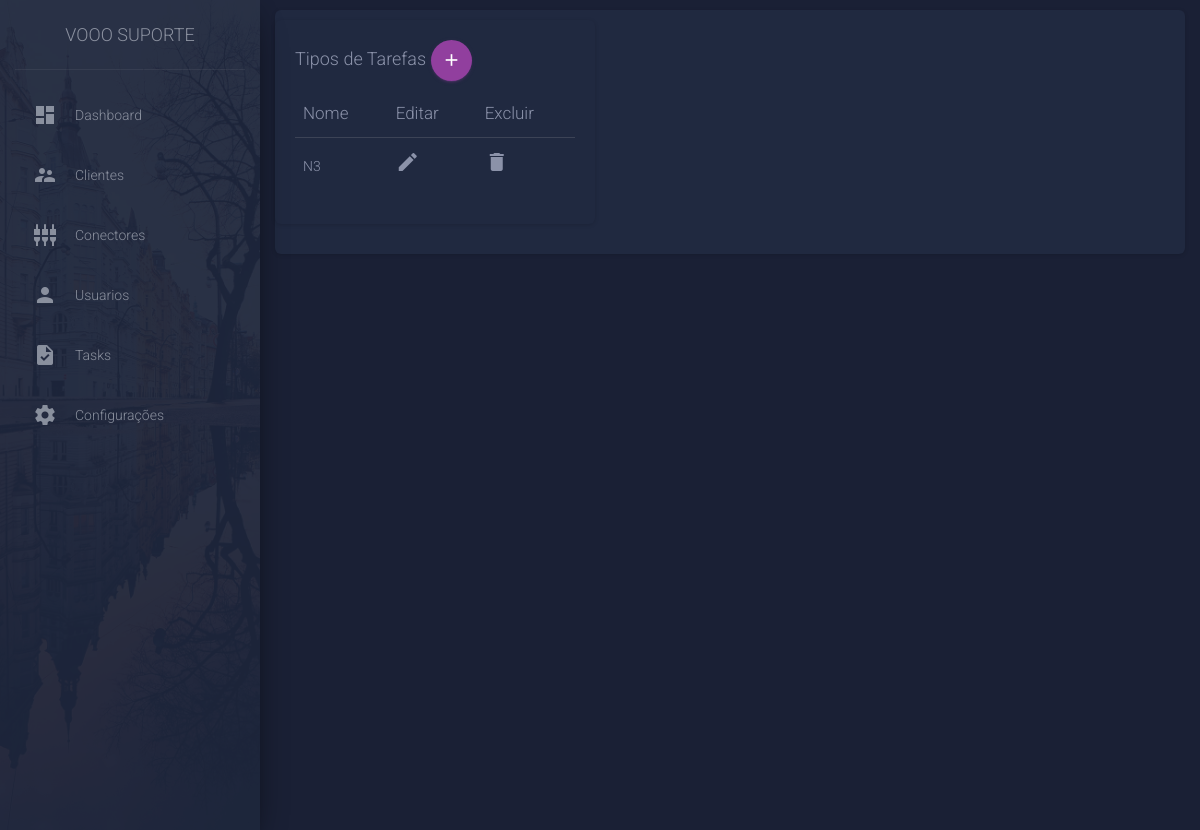
/settings/, run on an earlier commit of the app's database.
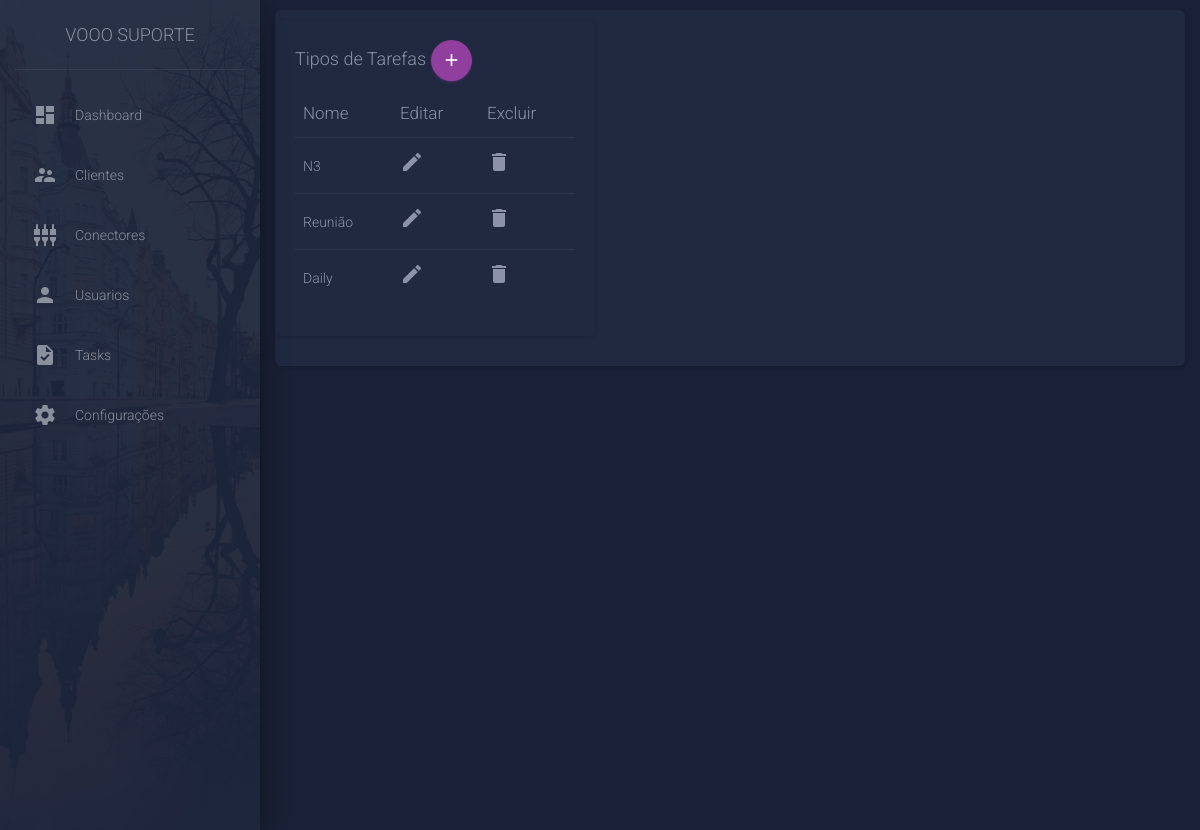
And on a later commit of the database.
### model/ModelSqlite.py (models this page shows, shortened)
class TaskType(db.Model):
    __tablename__ = 'tasktype'
    id = Column(INTEGER, primary_key=True)
    name = Column(String, nullable=False, default='')

### __main__.py (the view)
@app.route('/settings/')
def settings():
    task_types = taskTypeDao.load()
    return render_template(locate_html('settings'), task_types=task_types)

### __main__.py (called while the page is built)
def locate_html(page: str) -> str:
    return f'pages/{page}.html'

### model/TaskTypeDao.py (called while the page is built)
def load():
    return TaskType.query.all()

### template/pages/settings.html (shortened to what this page needs)
{% extends "./layout/layout.html" %}
{% block content %}
<div class="content">
    <div class="card" style="width: 20rem;">
        <div class="card-body">
            <h4 class="card-title">Tipos de Tarefas
                <button type="button" class="btn btn-primary btn-round btn-just-icon" data-toggle="modal"
                    data-target="#modalTypeOrder">
                    <i class="material-icons">add</i>
                </button>
            </h4>
            <div class="card-description">
                <table class="table">
                    <thead>
                        <th>Nome</th>
                        <th>Editar</th>
                        <th>Excluir</th>
                    </thead>
                    <tbody>
                        {% for type in task_types %}
                        <tr>
                            <td>{{type.name}}</td>
                            <td> <i class="material-icons">edit</i></td>
                            <td> <i class="material-icons">delete</i></td>
                        </tr>
                        {% endfor %}
                    </tbody>
                </table>
            </div>
        </div>
    </div>
</div>
{% endblock %}

What changed in the data, as far as the page shows it:
added TaskType: name "Reunião"
added TaskType: name "Daily"
